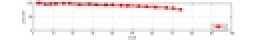
%> input picture assignment4/5WeakClassifiers.jpg, 128 x 20 px, shrunk from 1024 x 156 before the run (shown 2 times larger)
$ octave --eval "result = part2(imread('5WeakClassifiers.jpg'));"   (GNU Octave 9; MATLAB toolbox functions it lacks are replaced by stand-ins)
%> lines starting %> are read from the running program, lines starting %| are printed output that depends on the picture
% CSCI-UA.0480-001 Assignment 4
%
% Part 2: Mean Shift Image Segmentation
%
% Adam Krebs (Spring 2012)

function [segmented_im] = part2(input_im,window_size)

convergence_threshold = 1e-2;
cluster_quantization = 5; %% larger means fewer clusters

if (nargin==1) % default
  window_size = 0.5;
end

%% get image size
[imy,imx,imc] = size(input_im);
%> imy = 20; imx = 128; imc = 3
nPixels = imx*imy;
%> nPixels = 2560

%% convert image to 0..1
input_im = double(input_im)/255;

%% convert to LCBCr
ycbcr_im = rgb2ycbcr(input_im);
%> ycbcr_im: size 20x128x3 double; mean of channels 1, 2, 3 0.881, 0.499, 0.511

%% turn into nPixelsx3 matrix
pixels = reshape(ycbcr_im,[nPixels imc]);
%> pixels = 2560 rows, first 12: [0.922 0.502 0.502; 0.922 0.502 0.502; 0.922 0.502 0.502; 0.922 0.502 0.502; 0.922 0.502 0.502; 0.922 0.502 0.502; 0.922 0.502 0.502; 0.922 0.502 0.502; 0.922 0.502 0.502; 0.922 0.502 0.502; 0.922 0.502 0.502; 0.922 0.502 0.502]

% scale so that each dimension has the same variance
tmp = std(pixels,[],1);
%> tmp = [0.0878 0.00971 0.0293]
pixels = pixels ./ (ones(nPixels,1)*tmp);

%% setup array for results...
stationary_points = zeros(nPixels,imc);

%% main loop
for i=1:nPixels

  % take a single pixel
  probe_pixel = pixels(i,:);

  % setup for mean shift on this pixel
  converged = 0;
  % initialize center
  center = probe_pixel;

  % now run until convergence
  while ~converged

    % get all points within window size
    % [x,y]=meshgrid(-(center(2)-1):(imx-center(2)),-(center(1)-1):(center(1)-cy));
    % c_mask=((x.^2+y.^2)<=window_size^2);

    dist = compute_L2_dist(center, pixels);
    idx = find(dist <= window_size);
    %idx = rangesearch(pixels, center, window_size);

    % now update center location
    idx_mean = mean(pixels(idx,:),1);
    new_center = idx_mean;

    % check to see if we are converged
    if (compute_L2_dist(center,new_center)<convergence_threshold)
      converged = 1;
    end

    % move to new center
    center = new_center;

  end

  % store the point we ended up at
  % this should be an nPixels by 3 array which stores the final location of the center (for each pixel)
  stationary_points(i,:) = new_center;

  if (mod(i,1000)==0)
    fprintf('%d.',i);
  end

end
%> after the loop, stationary_points = 2560 rows, first 12: [10.44 51.72 17.14; 10.44 51.72 17.14; 10.44 51.72 17.14; 10.44 51.72 17.14; 10.44 51.72 17.14; 10.44 51.72 17.14; 10.44 51.72 17.14; 10.44 51.72 17.14; 10.44 51.72 17.14; 10.44 51.72 17.14; 10.44 51.72 17.14; 10.44 51.72 17.14]

fprintf('\n');

% now find unique clusters by rounding
rounded_points = round(stationary_points * cluster_quantization);
%> rounded_points = 2560 rows, first 12: [52 259 86; 52 259 86; 52 259 86; 52 259 86; 52 259 86; 52 259 86; 52 259 86; 52 259 86; 52 259 86; 52 259 86; 52 259 86; 52 259 86]

% get unique points left
% unique doesn't work on anything other and 1D data, so hack it...
tmp_points = rounded_points(:,1) + 100*rounded_points(:,2) + 10000*rounded_points(:,3);
%> tmp_points = 2560 values, max 1183535 at index 1243, min 885048 at index 322, mean 899795.5
[tmp_clusters,~,cluster_idx] = unique(tmp_points);
%> tmp_clusters = 111 values from 885048 to 1183535; cluster_idx = 2560 values, max 111 at index 1243, min 1 at index 322, mean 8.73
segmented_im = reshape(cluster_idx,[imy imx]);
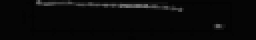
%> segmented_im: size 20x128 double (shown 2 times larger); min 1, max 111, mean 8.7
%> `result = part2(imread('5WeakClassifiers.jpg'));`:
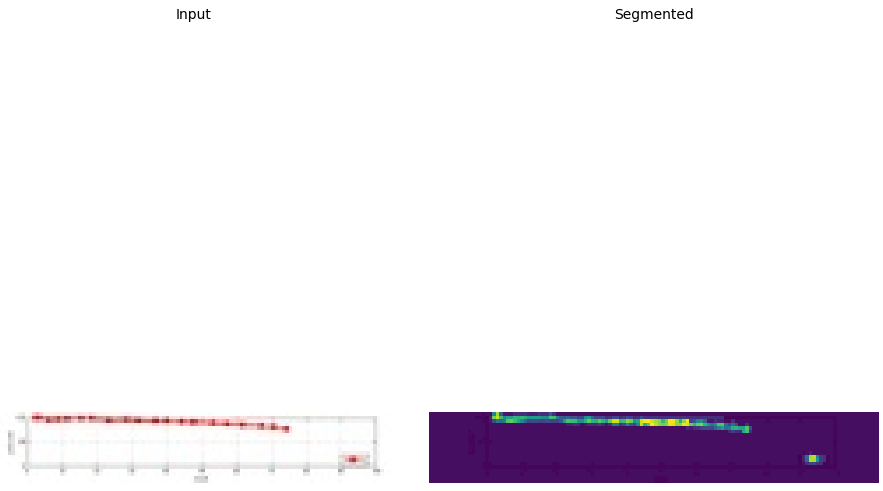
%> figure redrawn from the program's plot data, 2 panels

figure;
subplot(1,2,1); imagesc(input_im); axis equal; axis off; title('Input');
subplot(1,2,2); imagesc(segmented_im); axis equal; axis off; title('Segmented');


function dist_out = compute_L2_dist(center,points)
  % assume center is 1 x ndims
  % assume points are nPoints x ndims

  dist_out = sqrt(sum((points - repmat(center,[size(points,1) 1])).^2,2));


return
